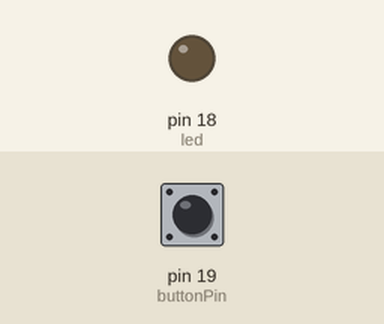
A sketch run on a simulated Arduino Uno, built with avr-gcc and run on an emulated ATmega328P. Parts: output pins drawn as LEDs (lit = HIGH). The test bench sets the inputs (shaded band); at power-on: pin 19 (buttonPin) HIGH.

Above: at 1.2 s.
1.3 s: pin 19 (buttonPin) pulled LOW for 0.15 s
At 1.37 s:
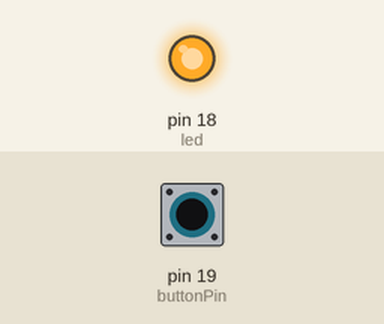
2.9 s: pin 19 (buttonPin) pulled LOW for 3.2 s
At 7.5 s:
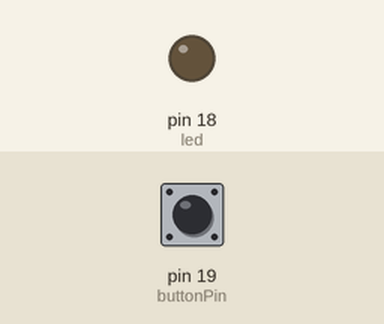
Timing chart, 0 to 9.0 s (numbered marks = the images above; inputs shaded):
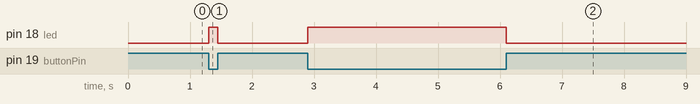

Measured:
- after the input at 1.3 s, pin 18 (led): LOW → HIGH at once, → LOW 0.15 s later
- after the input at 2.9 s, pin 18 (led): LOW → HIGH at once, → LOW 3.2 s later

The sketch:

blink3.ino
```cpp
int led = 18;
int buttonPin = 19;
int buttonState = 0;
void setup()
{
  pinMode(led, OUTPUT); // กำหนดขา led เป็นโหมด OUTPUT
  pinMode(buttonPin, INPUT_PULLUP);// กำหนดขา buttonPin เป็นโหมด INPUT
}
void loop()
{
  buttonState = digitalRead(buttonPin); // อ่านค่าสถานะขา3
  if (buttonState == HIGH) {
    digitalWrite(led, LOW); // LED Turn off
  } else {
    digitalWrite(led, HIGH); // ไฟ LED Turn on one
  }
}
```
